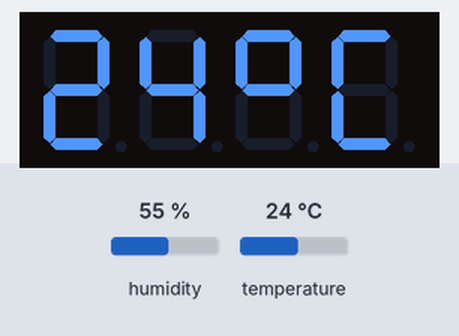
Bench run of a sketch on a simulated Arduino Uno, built with avr-gcc and run on an emulated ATmega328P. Shown: 4-digit seven-segment display. Wiring (inferred from the names in the program): 4-digit 7-segment display, segments lit when LOW: segments pin 2, pin 3, pin 4, pin 5, pin 12, pin 7, pin 8; digit selects pin 6, pin 11, pin 10, pin 9. The inputs (shaded band) are chosen by the test bench; at power-on: temperature 24 °C, humidity 55 %. The segment pins are drawn as the display they are named for.

Above: at 2.8 s.
2.9 s: temperature set to 12 °C
At 4.7 s:
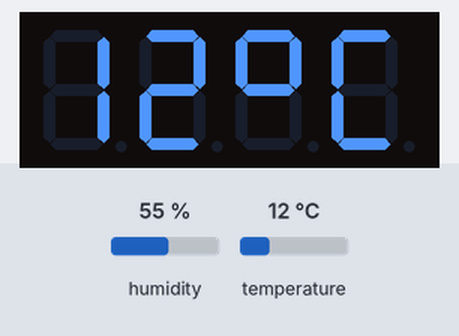
5.6 s: temperature set to 19 °C
At 6.9 s:
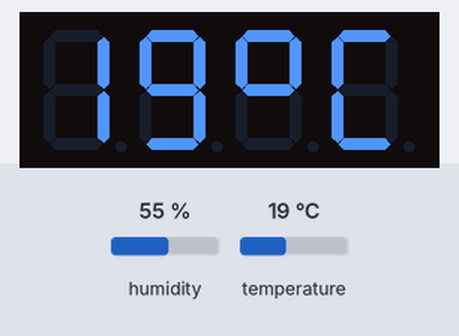
8.3 s: temperature set to 28 °C
At 10.9 s:
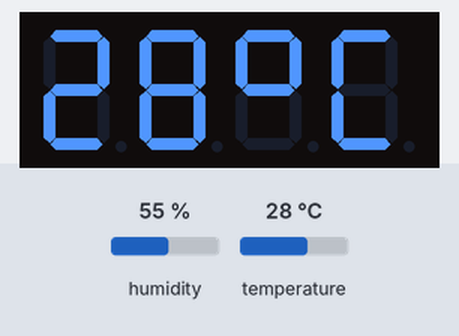
Timing chart, 0 to 12.4 s (numbered marks = the images above; inputs shaded):
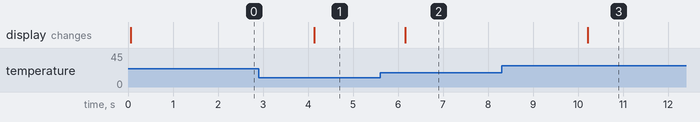

Measured:
- after the input at 2.9 s, the display: changes after 1.2 s (image 1)
- after the input at 5.6 s, the display: changes after 0.56 s (image 2)
- after the input at 8.3 s, the display: changes after 1.9 s (image 3)

The sketch:

arduino_DHT11_with_7_Segment.ino
```cpp
#include <DHT.h>
#define DHT11_PIN A0
#define DHTTYPE DHT11
DHT dht(DHT11_PIN, DHTTYPE);
int a = 2;
int b = 3;
int c = 4;
int d = 5;
int e = 12;
int f = 7;
int g = 8;

int GND1 = 6;
int GND2 = 11;
int GND3 = 10;
int GND4 = 9;

int dig1 = 0;
int dig2 = 0;
int dig3 = 0;
int dig4 = 0;

int Temp;

void setup()
{
  dht.begin();
  pinMode(a, OUTPUT);
  pinMode(b, OUTPUT);
  pinMode(c, OUTPUT);
  pinMode(d, OUTPUT);
  pinMode(e, OUTPUT);
  pinMode(f, OUTPUT);
  pinMode(g, OUTPUT);
  pinMode(GND1, OUTPUT);
  pinMode(GND2, OUTPUT);
  pinMode(GND3, OUTPUT);
  pinMode(GND4, OUTPUT);
}

void loop()
{
  Temp = dht.readTemperature();
    dig1 = Temp / 10;
    dig2 = Temp - (dig1 * 10);
    dig3 = 10;
    dig4 = 11;


        digitalWrite( GND4, HIGH);    //digit 4
        DisplayNumber(dig4);
        delay(4);
        digitalWrite( GND4, LOW);

        digitalWrite( GND3, HIGH);    //digit 3
        DisplayNumber(dig3);
        delay(4);
        digitalWrite( GND3, LOW);

        digitalWrite( GND2, HIGH);   //digit 2
        DisplayNumber(dig2);
        delay(4);
        digitalWrite( GND2, LOW);

        digitalWrite( GND1, HIGH);   //digit 1
        DisplayNumber(dig1);
        delay(4);
        digitalWrite( GND1, LOW);

}
void DisplayNumber(int x) {
  switch (x) {
    case 0: zero(); break;
    case 1: one(); break;
    case 2: two(); break;
    case 3: three(); break;
    case 4: four(); break;
    case 5: five(); break;
    case 6: six(); break;
    case 7: seven(); break;
    case 8: eight(); break;
    case 9: nine(); break;
    case 10: o(); break;
    case 11: C(); break;
  }
}


void zero()
{
  digitalWrite( a, LOW);
  digitalWrite( b, LOW);
  digitalWrite( c, LOW);
  digitalWrite( d, LOW);
  digitalWrite( e, LOW);
  digitalWrite( f, LOW);
  digitalWrite( g, HIGH);
}

void one()
{
  digitalWrite( a, HIGH);
  digitalWrite( b, LOW);
  digitalWrite( c, LOW);
  digitalWrite( d, HIGH);
  digitalWrite( e, HIGH);
  digitalWrite( f, HIGH);
  digitalWrite( g, HIGH);
}

void two()
{
  digitalWrite( a, LOW);
  digitalWrite( b, LOW);
  digitalWrite( c, HIGH);
  digitalWrite( d, LOW);
  digitalWrite( e, LOW);
  digitalWrite( f, HIGH);
  digitalWrite( g, LOW);
}

void three()
{
  digitalWrite( a, LOW);
  digitalWrite( b, LOW);
  digitalWrite( c, LOW);
  digitalWrite( d, LOW);
  digitalWrite( e, HIGH);
  digitalWrite( f, HIGH);
  digitalWrite( g, LOW);
}

void four()
{
  digitalWrite( a, HIGH);
  digitalWrite( b, LOW);
  digitalWrite( c, LOW);
  digitalWrite( d, HIGH);
  digitalWrite( e, HIGH);
  digitalWrite( f, LOW);
  digitalWrite( g, LOW);
}

void five()
{
  digitalWrite( a, LOW);
  digitalWrite( b, HIGH);
  digitalWrite( c, LOW);
  digitalWrite( d, LOW);
  digitalWrite( e, HIGH);
  digitalWrite( f, LOW);
  digitalWrite( g, LOW);
}

void six()
{
  digitalWrite( a, LOW);
  digitalWrite( b, HIGH);
  digitalWrite( c, LOW);
  digitalWrite( d, LOW);
  digitalWrite( e, LOW);
  digitalWrite( f, LOW);
  digitalWrite( g, LOW);
}

void seven()
{
  digitalWrite( a, LOW);
  digitalWrite( b, LOW);
  digitalWrite( c, LOW);
  digitalWrite( d, HIGH);
  digitalWrite( e, HIGH);
  digitalWrite( f, HIGH);
  digitalWrite( g, HIGH);
}

void eight()
{
  digitalWrite( a, LOW);
  digitalWrite( b, LOW);
  digitalWrite( c, LOW);
  digitalWrite( d, LOW);
  digitalWrite( e, LOW);
  digitalWrite( f, LOW);
  digitalWrite( g, LOW);
}

void nine()
{
  digitalWrite( a, LOW);
  digitalWrite( b, LOW);
  digitalWrite( c, LOW);
  digitalWrite( d, LOW);
  digitalWrite( e, HIGH);
  digitalWrite( f, LOW);
  digitalWrite( g, LOW);
}
void o()
{
  digitalWrite( a, LOW);
  digitalWrite( b, LOW);
  digitalWrite( c, HIGH);
  digitalWrite( d, HIGH);
  digitalWrite( e, HIGH);
  digitalWrite( f, LOW);
  digitalWrite( g, LOW);
}

void C()
{
  digitalWrite( a, LOW);
  digitalWrite( b, HIGH);
  digitalWrite( c, HIGH);
  digitalWrite( d, LOW);
  digitalWrite( e, LOW);
  digitalWrite( f, LOW);
  digitalWrite( g, HIGH);
}
```
